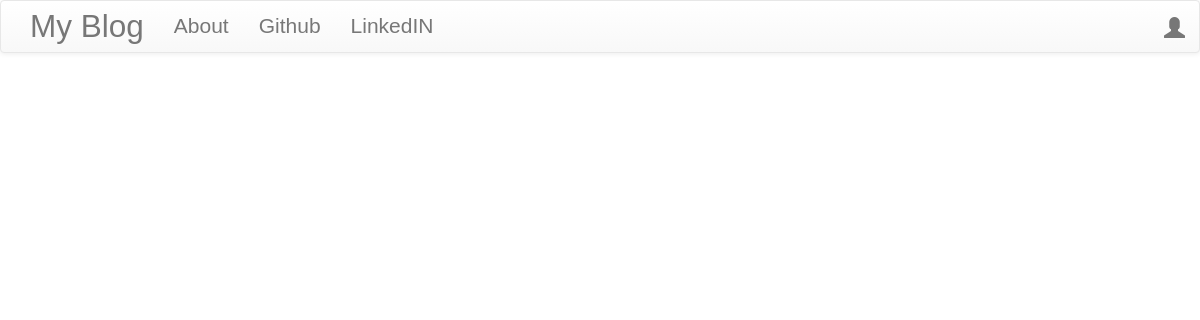
The app's page /, older data.
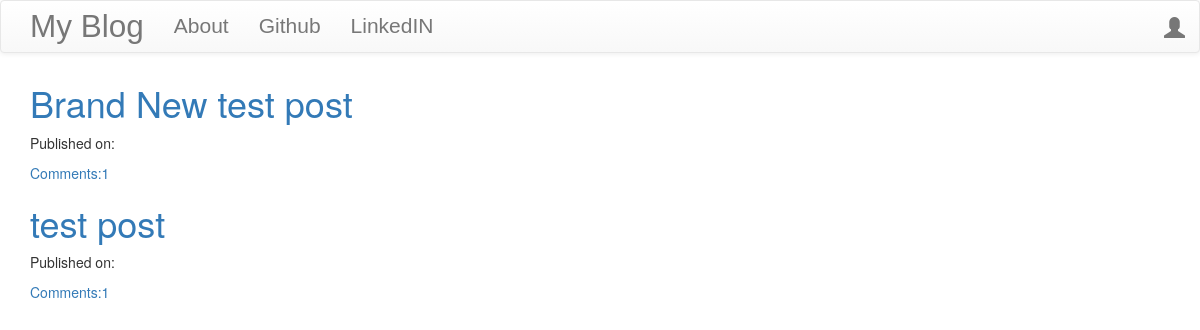
The same page, newer data.
### blog/models.py (models this page shows, shortened)
class Post(models.Model):
    author = models.ForeignKey("auth.User", on_delete=models.CASCADE)
    title = models.CharField(max_length=200)
    text = models.TextField()
    created_date = models.DateTimeField(default=timezone.now)
    published_date = models.DateTimeField(blank=True, null=True)
    def publish(self):
        self.published_date = timezone.now()
        self.save()
    def approve_comments(self):
        return self.comments.filter(approved_comment=True)

### blog/views.py (the view)
# urls.py: path("", views.PostListView.as_view(), name="post_list"),
class PostListView(ListView):
    model = Post
    def get_queryset(self):
        return Post.objects.filter(published_date__lte=timezone.now()).order_by("-published_date")

### blog/templates/blog/post_list.html
{% extends 'blog/base.html' %}
{% block content %}
<div class="centerstage">
    {% for post in post_list %}
    <div class="post">
        <h1><a href="{% url 'post_detail' pk=post.pk %}">{{ post.title }}</a></h1>
        <div class="date">
            <p>Published on: {{post.publish|date:"D M Y"}}</p>
        </div>
        <a href="{% url 'post_detail' pk=post.pk %}">Comments:{{post.approve_comments.count}}</a>
    </div>
    {% endfor %}
</div>
{% endblock %}

### blog/templates/blog/base.html (shortened to what this page needs)
{% load static %}
<html>
  <head>
    <link
      rel="stylesheet"
      href="https://maxcdn.bootstrapcdn.com/bootstrap/3.3.7/css/bootstrap.min.css"
    />
    <link
      rel="stylesheet"
      href="https://maxcdn.bootstrapcdn.com/bootstrap/3.3.7/css/bootstrap-theme.min.css"
    />
    <link
      rel="stylesheet"
      href="//cdn.jsdelivr.net/medium-editor/latest/css/medium-editor.min.css"
      type="text/css"
      media="screen"
      charset="utf-8"
    />
    <link rel="stylesheet" href="{% static 'css/blog.css' %}" />
  </head>
  <body class="loader">
    <nav class="navbar navbar-default techfont custom-navbar">
      <div class="container">
        <ul class="nav navbar-nav">
          <li>
            <a class="navbar-brand bigbrand" href="{% url 'post_list' %}"
              >My Blog</a
            >
          </li>
          <li><a href="{% url 'about' %}">About</a></li>
          <li><a href="https://www.github.com">Github</a></li>
          <li><a href="https://www.linkedin.com">LinkedIN</a></li>
        </ul>
        <ul class="nav navbar-nav navbar-right">
          {% if user.is_authenticated %}
          <li><a href="{% url 'post_new' %}">New Post</a></li>
          <li><a href="{% url 'post_draft_list' %}">Drafts</a></li>
          <li><a href="{% url 'logout' %}">Logout</a></li>
          <li><a>WELCOME: {{user.username}}</a></li>
          {% else %}
          <li>
            <a class="nav navbar-right" href="{% url 'login' %}"
              ><span class="glyphicon glyphicon-user"></span
            ></a>
          </li>
          {% endif %}
        </ul>
      </div>
    </nav>
    <div class="container content">
      <div class="row">
        <div class="col-md-8">
          <div class="blog_posts">{% block content %} {% endblock %}</div>
        </div>
      </div>
    </div>
  </body>
</html>

### blog/static/css/blog.css (style rules this page uses)
.techfont { font-family: 'Russo', sans-serif; font-size: 1.5em; margin-bottom: 10px; }
.bigbrand { font-size: 1.5em; }
.centerstage { margin-left: auto; margin-right:auto; }
.loader { filter:hue-rotate(0deg); color:linear-gradient(45deg,#0f8,#08f); animation:hue 10000ms infinite linear; }

Row changes from the older to the newer data that the page shows:
added Post: title "Brand New test post", approve_comments.count "1"
added Post: title "test post", approve_comments.count "1"
